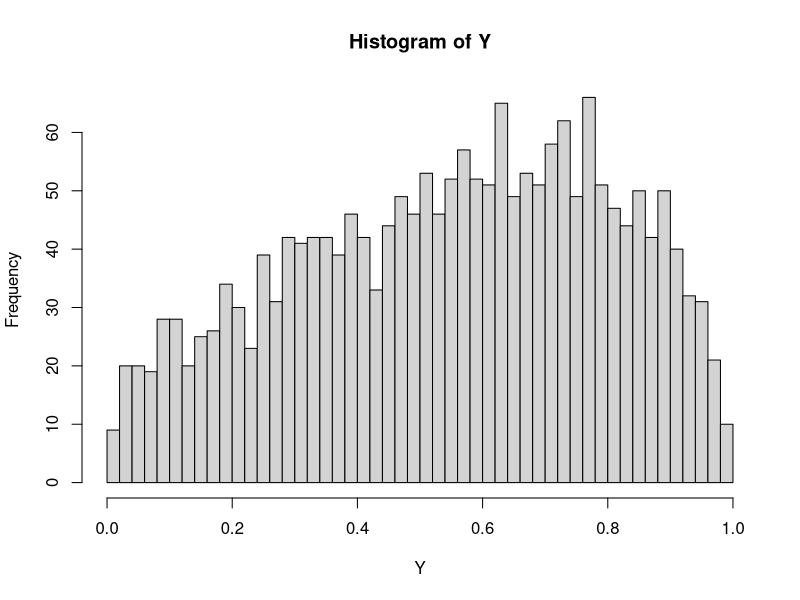

Here is the R script that generated this plot:
# Simulation of a probit

set.seed(1231)
n <- 2000
k <- 4

b <- rnorm(k)
X <- matrix(runif(n*k), ncol=k)
Y <- as.integer(X%*%b + rnorm(n) > 0)

ans0 <- glm(Y~0+X, family = binomial("probit"))

mle <- function(p) {
  X1 <- X[Y==1,]
  X0 <- X[Y==0,]
  sum(log(pnorm(- X0 %*% p[-1]/p[1]))) +
    sum(log(1 - pnorm(-X1 %*% p[-1]/p[1])))
}

ans1 <- optim(c(1, rnorm(k)), mle, control=list(fnscale=-1))
ans0$coefficients
ans1$par[-1]/ans1$par[1]

# Models -----------------------------------------------------------------------

set.seed(1)
b <- c(-2, 4, 1)/10
X <- cbind(
  rbinom(n, 2, .5),
  rbeta(n, 8, 2),
  runif(n, 0, 10)
  )

# Simulating the data
# pr <- plogis(X %*% b)
# pr <- pbeta(exp(X %*% b))

# Generating the data
# Y <- rbinom(n, 10, pr)
# X <- scale(X)
xp <- exp(X %*% b)
Y <- rbeta(n, xp, 1.5)
# Y <- rlogis(n, exp(X %*% b))
hist(Y, breaks=50)
library(stats4)
beta_mle <- function(Y, X) {
  
  call <- match.call()
  ll <- function(p)
    sum(log(dbeta(Y, exp(X %*% p[-1]), exp(p[1]))))
  
  sol <- optim(
    rnorm(ncol(X) + 1),
    ll,
    control=list(fnscale = -1, reltol=1e-20),
    hessian = TRUE
    )
  
  cnames <- colnames(X)
  if (!length(cnames))
    cnames <- paste0("X", 1:ncol(X))

  cnames <- c("beta", cnames)
  
  new(
    "mle",
    call      = call,
    coef      = structure(sol$par, names = cnames),
    fullcoef  = structure(sol$par, names = cnames),
    vcov      = structure(-solve(sol$hessian), dimnames = list(cnames, cnames)),
    min       = sol$value,
    details   = sol,
    minuslogl = function(x) -ll(x),
    nobs      = length(Y),
    method    = "BFGS"
    )
  
}


ans <- beta_mle(Y, X)

summary(ans)
